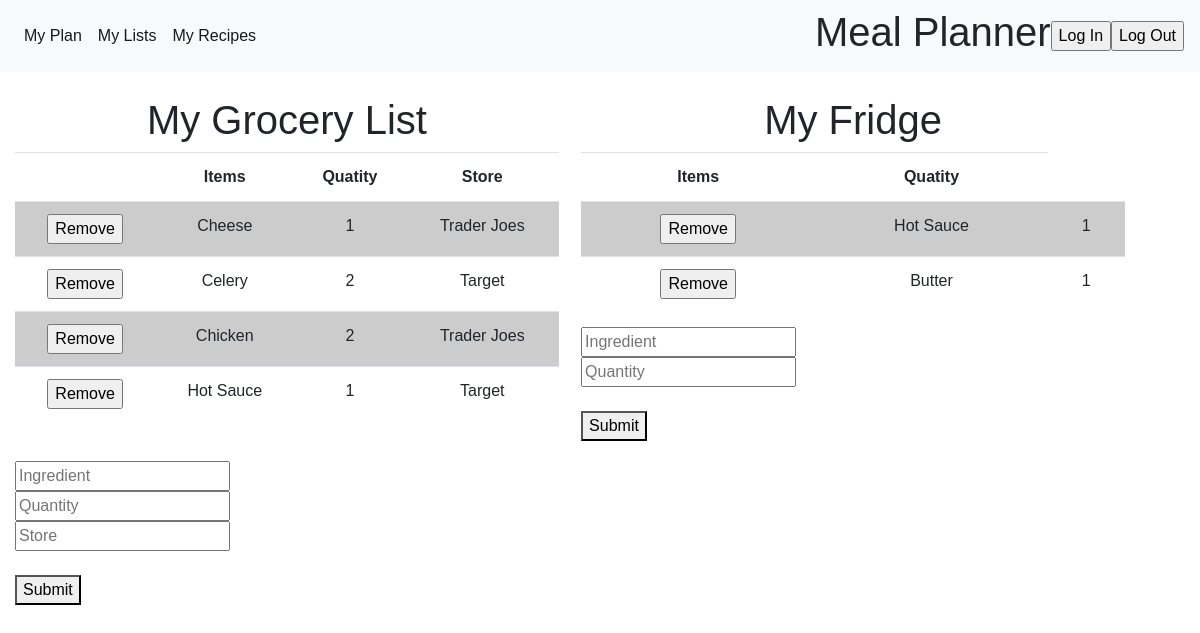
Page /mylists on the earlier database version.
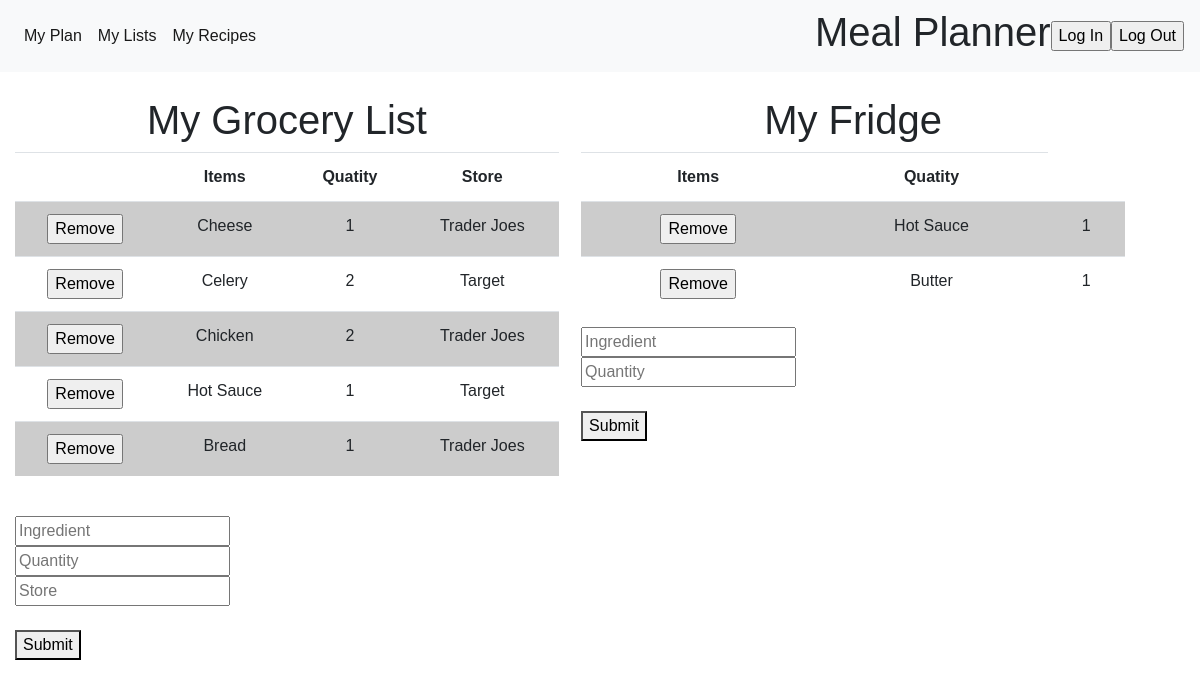
Same page on the later database version.
### app/models.py (models this page shows, shortened)
class myGroceryList(db.Model):
    __tablename__ = 'myGroceryList'
    id = db.Column(db.Integer, primary_key=True)
    ingredient = db.Column(db.Text, nullable=False)
    qty = db.Column(db.Text, nullable=False)
    store = db.Column(db.Text)
    userID = db.Column(db.Integer, db.ForeignKey('User.id'), nullable=False)

class myFridge(db.Model):
    __tablename__ = 'myFridge'
    ingredientID = db.Column(db.Integer, primary_key=True, nullable=False, unique=False)
    ingredient = db.Column(db.Text, nullable=False)
    qty = db.Column(db.Text, nullable=False)
    userID = db.Column(db.Integer, db.ForeignKey('User.id'), nullable=False)

### app/routes.py (the view, shortened to what this page needs)
@app.route('/mylists', methods=['GET', 'POST'])
def mylists():
    headings = (" ", "Items", "Quatity", "Store")
    headings2 = ("Items", "Quatity")
    data = db.session.query(myGroceryList.ingredient, myGroceryList.qty, myGroceryList.store).all() #add more rows
    data2 = db.session.query(myFridge.ingredient, myFridge.qty).all()
    return render_template('mylists.html', headings=headings, headings2=headings2, data=data, data2=data2)

### app/templates/mylists.html (shortened to what this page needs)
{% extends "layout.html" %}
{% block body %}
<div class='container'>
  <div class='floatLeft'>
    <h1>My Grocery List</h1>
    <table class='table'>
      <tr class='table_header' >
        {% for header in headings %}
        <th> {{header}}</th>
        {% endfor %}
      </tr>
        {% for row in data %}
        <tr class= 'table_row'>
          <td class='remove'>
            <form method='POST' action="{{ url_for('remove_gl') }}">
              <input type='Submit' value='Remove'/>
            </form>
          </td>
          {% for cell in row %}
          <td class = 'table_cell'>{{cell}}</td>
          {% endfor %}
        </tr>
        {% endfor %}
    </table><br>
    <form method='POST' action= '/mylists'>
      <input type='text' name='item' placeholder="Ingredient"><br>
      <input type='text' name='qty' placeholder="Quantity"><br>
      <input type='text' name='store' placeholder="Store"><br><br>
      <button type='submit' name='grocery' value='Submit'>Submit</button>
    </form><br>
  </div>
  <div class='floatRight'>
    <h1>My Fridge</h1>
    <table class='table'>
      <tr class='table_header' >
        {% for header in headings2 %}
        <th> {{header}}</th>
        {% endfor %}
      </tr>
        {% for row in data2 %}
          <tr class= 'table_row'>
            <td class='remove'>
              <form method='POST' action="{{ url_for('remove_fr') }}">
                <input type='Submit' value='Remove'/>
              </form>
            </td>
            {% for cell in row %}
            <td class = 'table_row'>{{cell}}</td>
          {% endfor %}
        </tr>
        {% endfor %}
    </table>
    <form method='POST' action= '/mylists'>
      <input type='text' name='item' placeholder="Ingredient"><br>
      <input type='text' name='qty' placeholder="Quantity"><br><br>
      <button type='submit' name='fridge' value='Submit'>Submit</button>
    </form>
  </div>
</div>
<br><br><br>
{% endblock %}

Differences in the rows shown:
added myGroceryList: ingredient "Bread", row "1", store "Trader Joes"
